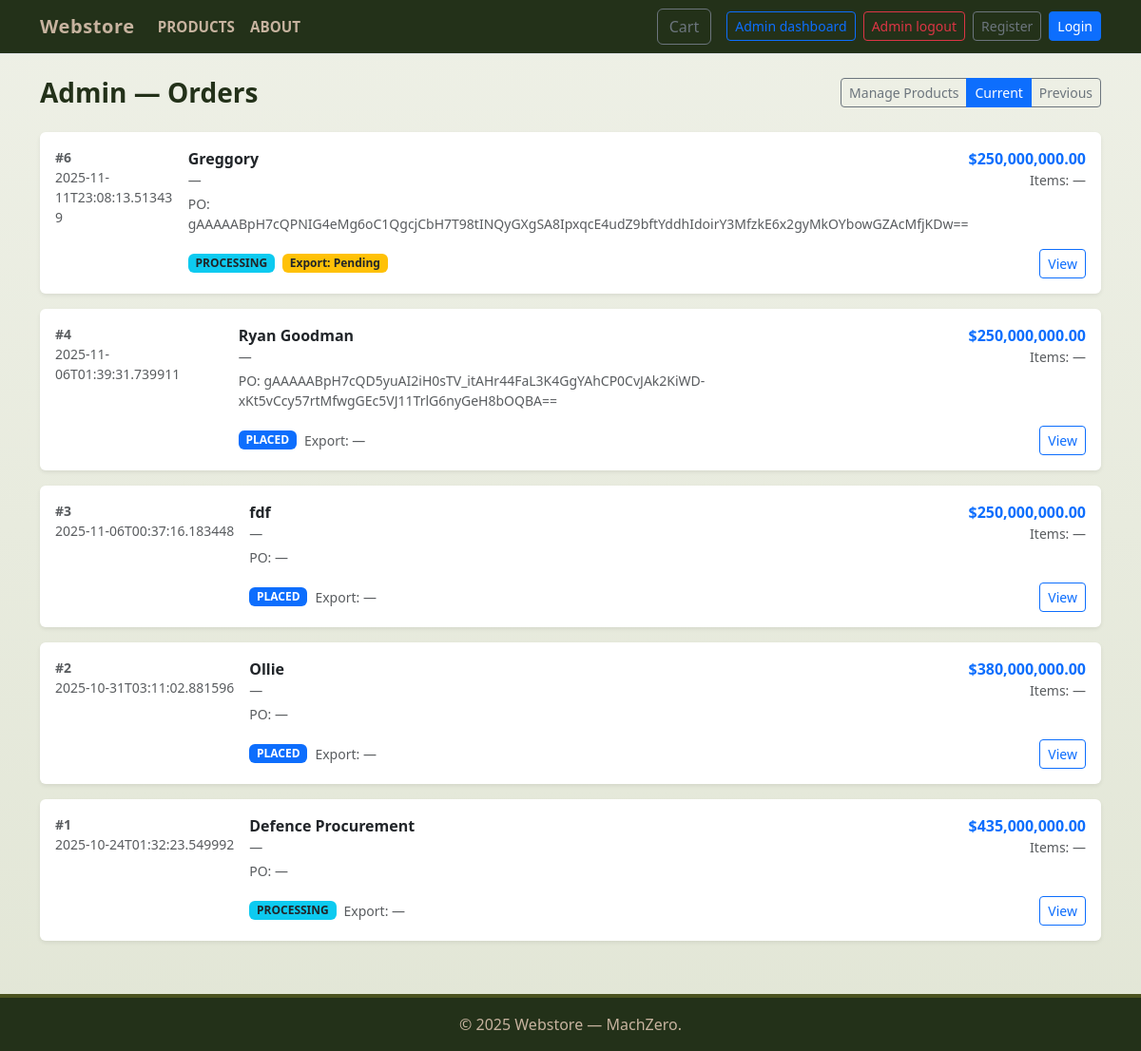
/admin/orders (signed in), run on the app's committed database.
### tables this page shows
CREATE TABLE orders (
        id INTEGER PRIMARY KEY,
        customer_id INTEGER NOT NULL,
        total REAL NOT NULL,
        status TEXT NOT NULL,
        created_at TEXT NOT NULL, agency TEXT, authorized_officer TEXT, official_email TEXT, position_clearance TEXT, contact_number TEXT, po_number TEXT, contract_reference TEXT, funding_source TEXT, auth_doc TEXT, vendor_id TEXT, end_user_cert TEXT, export_license_status TEXT, delivery_location TEXT, required_delivery_date TEXT, payment_method TEXT, declaration_agreed INTEGER, digital_signature TEXT,
        FOREIGN KEY(customer_id) REFERENCES customers(id) ON DELETE CASCADE
    );

CREATE TABLE customers (
        id INTEGER PRIMARY KEY,
        name TEXT NOT NULL,
        email TEXT UNIQUE NOT NULL,
        phone TEXT,
        address TEXT,
        created_at TEXT NOT NULL
    , password TEXT);

### app.py (the view)
@app.route("/admin/orders")
@login_required
def admin_orders():
    db = get_db()
    filt = request.args.get("filter", "current")
    if filt == "previous":
        rows = db.execute(
            "SELECT o.*, c.name AS customer_name FROM orders o LEFT JOIN customers c ON o.customer_id = c.id "
            "WHERE o.status IN ('completed','shipped','cancelled') ORDER BY o.created_at DESC"
        ).fetchall()
    else:
        rows = db.execute(
            "SELECT o.*, c.name AS customer_name FROM orders o LEFT JOIN customers c ON o.customer_id = c.id "
            "WHERE o.status NOT IN ('completed','shipped','cancelled') ORDER BY o.created_at DESC"
        ).fetchall()
    return render_template("admin_orders.html", orders=rows, filter=filt)

### app.py (called while the page is built, shortened)
def login_required(f):
    @wraps(f)
    def wrapped(*args, **kwargs):
        if not session.get("is_admin"):
            return redirect(url_for("admin_login", next=request.path))
        return f(*args, **kwargs)
    return wrapped

def get_db():
    if 'db' not in g:
        conn = sqlite3.connect(DB_PATH)
        conn.row_factory = sqlite3.Row
        conn.execute("PRAGMA foreign_keys = ON;")
        g.db = conn
    return g.db

@app.context_processor
def inject_cart_count():
    cart = session.get("cart", {}) if session is not None else {}
    try:
        count = sum(int(v) for v in cart.values()) if cart else 0
    except Exception:
        count = 0
    return {"cart_count": count}

@app.before_request
def enforce_session_timeout():
    if request.path.startswith(("/static", "/sw.js", "/favicon.ico", "/admin/debug", "/admin/uploads")):
        return
    now_ts = datetime.now(timezone.utc).timestamp()
    last = session.get("last_active")
    timeout_secs = SESSION_TIMEOUT_MINUTES * 60
    created = session.get("created_at")
    if session.get("customer_id") or session.get("is_admin"):
        session["last_active"] = now_ts
        if "created_at" not in session:
            session["created_at"] = now_ts

### templates/admin_orders.html (shortened to what this page needs)
<!doctype html>
<html lang="en">
<head>
  <link href="https://cdn.jsdelivr.net/npm/bootstrap@5.3.0/dist/css/bootstrap.min.css" rel="stylesheet">
  <link rel="stylesheet" href="{{ url_for('static', filename='css/styles.css') }}">
</head>
<body>
  {% include 'navbar.html' %}
  <main class="container py-4">
    <div class="d-flex justify-content-between align-items-center mb-4">
      <h3 class="mb-0 fw-bold">Admin — Orders</h3>
      <div class="btn-group" role="group" aria-label="admin actions">
        <a href="{{ url_for('admin_products') }}" class="btn btn-sm btn-outline-secondary">Manage Products</a>
        <a href="{{ url_for('admin_orders', filter='current') }}" class="btn btn-sm btn-outline-primary {% if filter!='previous' %}active{% endif %}">Current</a>
        <a href="{{ url_for('admin_orders', filter='previous') }}" class="btn btn-sm btn-outline-secondary {% if filter=='previous' %}active{% endif %}">Previous</a>
      </div>
    </div>
    {% if orders %}
      <div class="row g-3">
        {% for o in orders %}
          <div class="col-12">
            <div class="card shadow-sm border-0">
              <div class="card-body d-flex flex-column flex-md-row align-items-start">
                <div class="me-3 text-muted small" style="min-width:110px;">
                  <div class="fw-semibold">#{{ o.id }}</div>
                  <div class="text-muted">{{ o.created_at }}</div>
                </div>
                <div class="flex-grow-1">
                  <div class="d-flex justify-content-between align-items-start">
                    <div>
                      <div class="fw-semibold">{{ o.customer_name or '—' }}</div>
                      <div class="small text-muted">{{ o.customer_email or '—' }}</div>
                      <div class="small text-muted mt-1">PO: {{ o.po_number or '—' }}</div>
                    </div>
                    <div class="text-end">
                      <div class="fw-semibold text-primary">${{ "{:,.2f}".format(o.total) }}</div>
                      <div class="small text-muted">Items: {{ o.item_count if o.item_count is defined else '—' }}</div>
                    </div>
                  </div>
                  <div class="mt-3 d-flex flex-wrap gap-2 align-items-center">
                    {% set s = (o.status or '') %}
                    {% if s == 'placed' %}
                      <span class="badge bg-primary text-uppercase small">{{ s }}</span>
                    {% elif s == 'processing' %}
                      <span class="badge bg-info text-dark text-uppercase small">{{ s }}</span>
                    {% elif s == 'shipped' %}
                      <span class="badge bg-secondary text-uppercase small">{{ s }}</span>
                    {% elif s == 'completed' %}
                      <span class="badge bg-success text-uppercase small">{{ s }}</span>
                    {% elif s == 'cancelled' %}
                      <span class="badge bg-danger text-uppercase small">{{ s }}</span>
                    {% else %}
                      <span class="badge bg-secondary text-uppercase small">{{ s }}</span>
                    {% endif %}
                    {% set e = o.export_license_status %}
                    {% if e %}
                      {% if e == 'Approved' %}
                        <span class="badge bg-success small">Export: {{ e }}</span>
                      {% elif e == 'Pending' %}
                        <span class="badge bg-warning text-dark small">Export: {{ e }}</span>
                      {% elif e == 'Exempt' %}
                        <span class="badge bg-info text-dark small">Export: {{ e }}</span>
                      {% else %}
                        <span class="badge bg-secondary small">Export: {{ e }}</span>
                      {% endif %}
                    {% else %}
                      <span class="text-muted small">Export: —</span>
                    {% endif %}
                    <div class="ms-auto">
                      <a class="btn btn-sm btn-outline-primary" href="{{ url_for('admin_order_detail', order_id=o.id) }}">View</a>
                    </div>
                  </div>
                </div>
              </div>
            </div>
          </div>
        {% endfor %}
      </div>
    {% else %}
      <div class="card shadow-sm">
        <div class="card-body text-center text-muted">
          No orders found.
        </div>
      </div>
    {% endif %}
  </main>
<footer>
  <div class="container">
    &copy; {{ 2025 }} Webstore — MachZero.
  </div>
</footer>
</body>
</html>

### static/css/styles.css (style rules this page uses)
:root { --olive: #4b5320; --army-dark: #233119; --khaki: #c7b39f; --sand: #e6dcc8; --accent: #8b1f1f; --white: #ffffff; --navy: #001a66; }
body { background: linear-gradient(180deg, #eef0e6 0%, #e2e6d6 100%); color: var(--army-dark); font-family: "Segoe UI", Roboto, "Helvetica Neue", Arial, sans-serif; margin: 0; }
body { transition: opacity 320ms ease-in-out; will-change: opacity; }
footer { background: var(--army-dark); color: var(--khaki); border-top: 4px solid var(--olive); padding: 1rem 0; margin-top: 2rem; text-align: center; }

### data on the page
orders: id "6", created_at "2025-11-11T23:08:13.513439", name "Greggory", customer_email "—", po_number "gAAAAABpH7cQPNIG4eMg6oC1QgcjCbH7T98tINQyGXgSA8IpxqcE4udZ9bftYddhIdoirY3MfzkE6x2gyMkOYbowGZAcMfjKDw==", total "250,000,000.00", item_count "—", status "PROCESSING", export_license_status "Pending"
orders: id "4", created_at "2025-11-06T01:39:31.739911", name "Ryan Goodman", customer_email "—", po_number "gAAAAABpH7cQD5yuAI2iH0sTV_itAHr44FaL3K4GgYAhCP0CvJAk2KiWD-xKt5vCcy57rtMfwgGEc5VJ11TrlG6nyGeH8bOQBA==", total "250,000,000.00", item_count "—", status "PLACED", shows "Export: —"
orders: id "3", created_at "2025-11-06T00:37:16.183448", name "fdf", customer_email "—", po_number "—", total "250,000,000.00", item_count "—", status "PLACED", shows "Export: —"
orders: id "2", created_at "2025-10-31T03:11:02.881596", name "Ollie", customer_email "—", po_number "—", total "380,000,000.00", item_count "—", status "PLACED", shows "Export: —"
orders: id "1", created_at "2025-10-24T01:32:23.549992", name "Defence Procurement", customer_email "—", po_number "—", total "435,000,000.00", item_count "—", status "PROCESSING", shows "Export: —"

### other printed values
{{ 2025 }} "2025"
